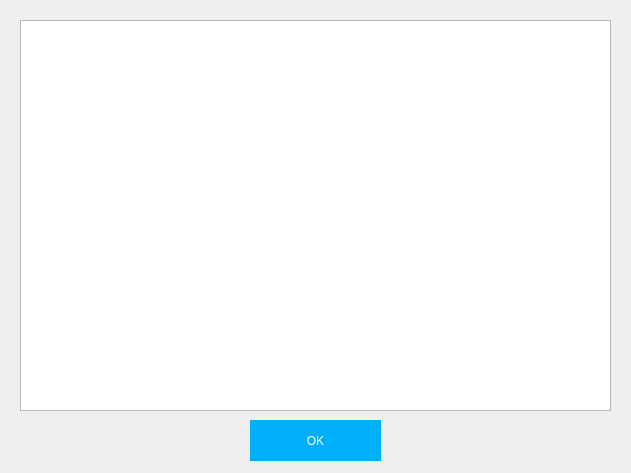
<?xml version="1.0" encoding="UTF-8"?>
<ui version="4.0">
 <class>MatrizWindow</class>
 <widget class="QMainWindow" name="MatrizWindow">
  <property name="geometry">
   <rect>
    <x>0</x>
    <y>0</y>
    <width>631</width>
    <height>473</height>
   </rect>
  </property>
  <property name="windowTitle">
   <string>MainWindow</string>
  </property>
  <widget class="QWidget" name="centralwidget">
   <widget class="QTextBrowser" name="matrizBrowser">
    <property name="geometry">
     <rect>
      <x>20</x>
      <y>20</y>
      <width>591</width>
      <height>391</height>
     </rect>
    </property>
    <property name="styleSheet">
     <string notr="true"/>
    </property>
   </widget>
   <widget class="QPushButton" name="closeButton">
    <property name="enabled">
     <bool>true</bool>
    </property>
    <property name="geometry">
     <rect>
      <x>250</x>
      <y>420</y>
      <width>131</width>
      <height>41</height>
     </rect>
    </property>
    <property name="styleSheet">
     <string notr="true">background-color: #00AFFA;
font: 12pt &quot;Arial&quot; bold;
color: white;
border: none;</string>
    </property>
    <property name="text">
     <string>OK</string>
    </property>
    <property name="default">
     <bool>true</bool>
    </property>
   </widget>
  </widget>
 </widget>
 <resources/>
 <connections>
  <connection>
   <sender>closeButton</sender>
   <signal>clicked()</signal>
   <receiver>MatrizWindow</receiver>
   <slot>close()</slot>
   <hints>
    <hint type="sourcelabel">
     <x>287</x>
     <y>449</y>
    </hint>
    <hint type="destinationlabel">
     <x>464</x>
     <y>420</y>
    </hint>
   </hints>
  </connection>
 </connections>
 <slots>
  <slot>closeWindow()</slot>
 </slots>
</ui>
